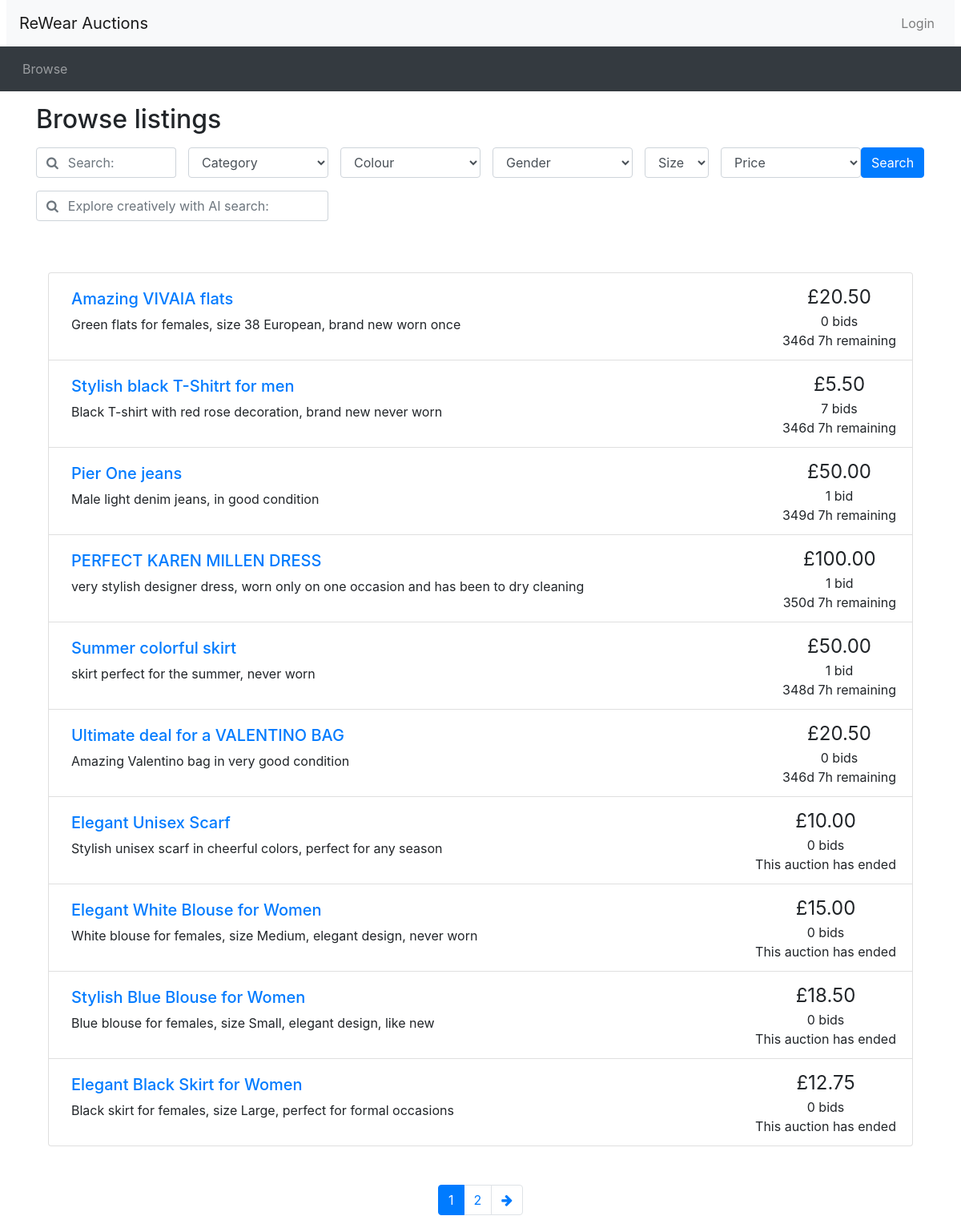
Screenshot of /browse.php with the database file from the repository.
### tables this page shows
CREATE TABLE Auctions (
    auctionID INT(10) AUTO_INCREMENT,
    auctionStartDate DATETIME NOT NULL,
    auctionEndDate DATETIME NOT NULL,
    auctionStartingPrice DOUBLE(10,2) NOT NULL, 
    auctionReservePrice DOUBLE(10,2),
    auctionName VARCHAR(100) NOT NULL,
    auctionDescription VARCHAR(500),
    auctionPicture VARCHAR(100),
    sellerID INT(10),
    categoryType VARCHAR(100),
    categoryColor VARCHAR(100),
    categoryGender VARCHAR(100),
    categorySize VARCHAR(100),
    PRIMARY KEY(auctionID),
    FOREIGN KEY (sellerID) REFERENCES Users (userID) ON UPDATE CASCADE ON DELETE CASCADE,
    FOREIGN KEY (categoryType) REFERENCES CategoryClothsType (categoryType) ON UPDATE CASCADE ON DELETE RESTRICT,
    FOREIGN KEY (categoryColor) REFERENCES CategoryColorType (categoryColor) ON UPDATE CASCADE ON DELETE RESTRICT,
    FOREIGN KEY (categoryGender) REFERENCES categoryGenderType (categoryGender) ON UPDATE CASCADE ON DELETE RESTRICT,
    FOREIGN KEY (categorySize) REFERENCES categorySizeType (categorySize) ON UPDATE CASCADE ON DELETE RESTRICT
);

### database_connection.php (called while the page is built, shortened)
<?php
function connect()
{
    $configFile = 'Database_host.txt';
    $configData = file($configFile, FILE_IGNORE_NEW_LINES | FILE_SKIP_EMPTY_LINES);
    $dbConfig = [];
    foreach ($configData as $line) {
       list($key, $value) = explode('=', $line);
       $dbConfig[$key] = $value;
    }
    $connection = mysqli_connect($dbConfig['host'], $dbConfig['username'], $dbConfig['password'], $dbConfig['DB_name']);
    return $connection;
}
function send_query($query)
{
    $connection = connect();
    $result = mysqli_query($connection, $query);
    return $result;
}
?>

### browse.php (the view, shortened to what this page needs)
<?php include_once("header.php")?>
<?php require("utilities.php")?>
<?php require('database_connection.php')?>
<div class="container">
<h2 class="my-3">Browse listings</h2>
<div id="searchSpecs">
<?php
$conn = connect();
if (isset($_GET['cat'])) {
  $category = $_GET['cat'];
} else {
  $category = "all";
}
if (isset($_GET['order_by'])) {
  $ordering = $_GET['order_by'];
} else {
  $ordering = 'Price';
}
if (isset($_GET['colour'])) {
  $colour = $_GET['colour'];
} else {
  $colour = 'all';
}
if (isset($_GET['gender'])) {
  $gender = $_GET['gender'];
} else {
  $gender = 'all';
}
if (isset($_GET['size'])) {
  $size = $_GET['size'];
} else {
  $size = 'all';
}
?>
<form method="get" action="browse.php">
  <div class="row">
    <div class="col-md-2 pr-0">
      <div class="form-group">
	    <div class="input-group">
          <div class="input-group-prepend">
            <span class="input-group-text bg-transparent pr-0 text-muted">
              <i class="fa fa-search"></i>
            </span>
          </div>
          <input type="text" class="form-control border-left-0" id="keyword" name="keyword" placeholder= "Search:" value ="<?php echo isset($_GET['keyword']) ? htmlspecialchars($_GET['keyword']) : ''; ?>">
        </div>
      </div>
    </div>
    <div class="col-md-2 pr-0">
      <div class="form-group">
        <select class="form-control" id="cat" name="cat">
        <option value="all" <?php echo $category === 'all' ? 'selected' : '' ?>>Category</option>
        </select>
      </div>
    </div>
    <div class="col-md-2 pr-0">
  <div class="form-group">
    <select class="form-control" id="colour" name="colour">
    <option value="all" <?php echo $colour === 'all' ? 'selected' : '' ?>>Colour</option>
    </select>
  </div>
</div>
<div class="col-md-2 pr-0">
  <div class="form-group">
    <select class="form-control" id="gender" name="gender">
      <option value="all">Gender</option>
    </select>
  </div>
</div>
<div class="col-md-1 pr-0">
  <div class="form-group">
    <select class="form-control" id="size" name="size">
      <option value="all">Size</option>
    </select>
  </div>
</div>
    <div class="col-md-2 pr-0">
      <div class="form-group">
        <select class="form-control" id="order_by" name="order_by">
        <option value = "Price" >Price</option>
        </select>
      </div>
    </div>
    <div class="col-md-1 px-0">
      <button type="submit" class="btn btn-primary">Search</button>
    </div>
  </div>
  <div class="row">
    <div class="col-md-4 pr-0">
  <div class="form-group">
      <div class="form-group">
	    <div class="input-group">
          <div class="input-group-prepend">
            <span class="input-group-text bg-transparent pr-0 text-muted">
              <i class="fa fa-search"></i>
            </span>
          </div>
         <input type="text" class="form-control border-left-0" id="AIkeyword" name="AIkeyword" placeholder= "Explore creatively with AI search:" value ="<?php echo isset($_GET['AIkeyword']) ? htmlspecialchars($_GET['AIkeyword']) : ''; ?>">
        </div>
      </div>
    </div>
</div>
</form>
</div>
<?php
  $keyword = isset($_GET['keyword']) ? sanitise_input($_GET['keyword']) : "";
  $AIkeyword = isset($_GET['AIkeyword']) ? sanitise_input($_GET['AIkeyword']) : "";
  if (!isset($_GET['cat'])) {
    $category = "Category";
  } else {
    $category = $_GET['cat'];
  }
  if (!isset($_GET['order_by'])) {
    $ordering = 'Price';
  } else {
    $ordering = $_GET['order_by'];
  }
  if (isset($_GET['page']) && is_numeric($_GET['page']) && $_GET['page'] > 0) {
    $curr_page = (int) $_GET['page'];
} else {
    $curr_page = 1;
}
  if (!isset($_GET['colour'])) {
    $colour = 'All Colours';
  } else {
    $colour = $_GET['colour'];
  }
  if (!isset($_GET['gender'])) {
    $gender = 'Gender';
  }
$results_per_page = 10;
$start_from = ($curr_page - 1) * $results_per_page;
$paginationResult = null;
$isFormSubmitted = isset($_GET['keyword']) || isset($_GET['cat']) || isset($_GET['colour']) || isset ($_GET['gender']) || isset($_GET['size']) || isset($_GET['order_by']) || isset($_GET['AIkeyword']);
if ($isFormSubmitted) {
$query ='SELECT
            a.auctionID,
            a.auctionName,
            a.auctionStartingPrice,
            a.auctionDescription,
            a.categoryType,
            a.auctionEndDate,
            a.categoryColor,
            a.categoryGender,
            a.categorySize,
            a.auctionStartingPrice,
            mb.highestBid,
            COALESCE(mb.highestBid, a.auctionStartingPrice) as currentPrice,
            COUNT(b.bidID) as numBids
          FROM
            Auctions a
          LEFT JOIN
          Bids b ON a.auctionID = b.auctionID
          LEFT JOIN
            (SELECT
                auctionID,
                MAX(bidValue) AS highestBid
            FROM
                Bids
            GROUP BY
                auctionID
            ) mb ON a.auctionID = mb.auctionID
            WHERE 1 ';
    $countQuery = "SELECT COUNT(DISTINCT a.auctionID) AS total FROM Auctions a LEFT JOIN Bids b ON a.auctionID = b.auctionID LEFT JOIN (SELECT auctionID, MAX(bidValue) AS highestBid FROM Bids GROUP BY auctionID) mb ON a.auctionID = mb.auctionID WHERE 1";
  if (!empty($keyword) && !empty($AIkeyword)) {
    $combinedSearchTerm = mysqli_real_escape_string($conn, $keyword . ' ' . $AIkeyword);
    $query .= " AND MATCH (auctionDescription) AGAINST ('" . $combinedSearchTerm . "' IN NATURAL LANGUAGE MODE) ";
    $countQuery .= " AND MATCH (auctionDescription) AGAINST ('" . $combinedSearchTerm . "' IN NATURAL LANGUAGE MODE) ";
  } else {
    if (!empty($AIkeyword)) {
      $AIkeyword = mysqli_real_escape_string($conn, $AIkeyword);
      $query .= " AND MATCH (auctionDescription) AGAINST ('" . $AIkeyword . "' IN NATURAL LANGUAGE MODE) ";
      $countQuery .= " AND MATCH (auctionDescription) AGAINST ('" . $AIkeyword . "' IN NATURAL LANGUAGE MODE) ";
  }
  if (!empty($keyword)) {
      $keyword = mysqli_real_escape_string($conn, $keyword);
      $query .= " AND MATCH (auctionName) AGAINST ('" . $keyword . "' IN NATURAL LANGUAGE MODE) ";
      $countQuery .= " AND MATCH (auctionName) AGAINST ('" . $keyword . "' IN NATURAL LANGUAGE MODE) ";
  }
}
  if ($category != 'all') {
    $category = mysqli_real_escape_string($conn,$category);
    $query .=  " AND categoryType = '" . $category . "' ";
    $countQuery .=  " AND categoryType = '" . $category . "' ";
  }
  if ($colour != 'all') {
    $colour = mysqli_real_escape_string($conn, $colour);
    $query .= " AND categoryColor = '" . $colour . "' ";
    $countQuery .= " AND categoryColor = '" . $colour . "' ";
  }
if ($gender != 'all') {
  $gender = mysqli_real_escape_string($conn, $gender);
  $query .= " AND categoryGender = '" .$gender . "' ";
  $countQuery .= " AND categoryGender =  '" .$gender . "' ";
}
if ($size != 'all') {
  $size = mysqli_real_escape_string($conn, $size);
  $query .= " AND categorySize = '" .$size . "' ";
  $countQuery .= " AND categorySize = '" .$size . "' ";
}
$query .= ' GROUP BY a.auctionID, a.auctionName, a.auctionStartingPrice, a.auctionDescription, a.categoryType, a.auctionEndDate, a.categoryColor, a.categoryGender, a.categorySize';
  switch($ordering) {
    case 'pricelow':
      $query .= ' ORDER BY COALESCE (mb.highestBid, a.auctionStartingPrice) ASC ';
      break;
    case 'pricehigh':
      $query .= ' ORDER BY COALESCE (mb.highestBid, a.auctionStartingPrice) DESC ';
      break;
    case 'date':
      $query .= ' ORDER BY auctionEndDate ASC ';
      break;
    }
    $countQuery .= ' GROUP BY a.auctionID';
  $paginationCount = send_query($countQuery);
  if (!$paginationCount){
  die('SQL error: ln 378 paginationresult '.mysqli_error($conn));
  }
  $query .= " LIMIT $start_from, $results_per_page";
  $paginationResult = send_query($query);
  if (!$paginationResult){
      die('SQL error: '.mysqli_error($conn));
  }
} else {
  $defaultCountQuery = "SELECT COUNT(DISTINCT a.auctionID) AS total FROM Auctions a LEFT JOIN Bids b ON a.auctionID = b.auctionID LEFT JOIN (SELECT auctionID, MAX(bidValue) AS highestBid FROM Bids GROUP BY auctionID) mb ON a.auctionID = mb.auctionID WHERE 1";
  $defaultQuery = 'SELECT
  a.auctionID,
  MAX(a.auctionName) as auctionName,
  MAX(a.auctionStartingPrice) as auctionStartingPrice,
  MAX(a.auctionDescription) as auctionDescription,
  MAX(a.categoryType) as categoryType,
  MAX(a.auctionEndDate) as auctionEndDate,
  MAX(a.categoryColor) as categoryColor,
  MAX(a.categoryGender) as categoryGender,
  MAX(a.categorySize) as categorySize,
  MAX(COALESCE(mb.highestBid, a.auctionStartingPrice)) as currentPrice,
  COUNT(b.bidID) as numBids
FROM
  Auctions a
LEFT JOIN
  Bids b ON a.auctionID = b.auctionID
LEFT JOIN
  (SELECT
    auctionID,
    MAX(bidValue) AS highestBid
  FROM
    Bids
  GROUP BY
    auctionID
  ) mb ON a.auctionID = mb.auctionID
WHERE 1 ';
$defaultQuery .= ' GROUP BY a.auctionID';
$defaultCountQuery .= ' GROUP BY a.auctionID';
$paginationCount = send_query($defaultCountQuery);
$defaultQuery .=  " LIMIT $start_from, $results_per_page";
$paginationResult = send_query($defaultQuery);
}
$num_results = mysqli_num_rows($paginationCount);
$max_page = ceil($num_results / $results_per_page);
?>
<div class="container mt-5">
<?php
if (mysqli_num_rows($paginationResult)==0) {
  echo '<p> ! ! ! No listings were found under the given criteria ! ! ! </p>';
} else {
  ?>
<ul class="list-group">
<?php
  while ($row = mysqli_fetch_assoc($paginationResult)){
    $item_id = $row['auctionID'];
    $title = $row['auctionName'];
    $description = $row['auctionDescription'];
    $current_price = isset($row['highestBid']) ? $row['highestBid'] : $row['auctionStartingPrice'];
    $num_bids = $row['numBids'];
    $end_date = new DateTime($row['auctionEndDate']);
    print_listing_li($item_id, $title, $description, $current_price, $num_bids, $end_date);
  }
}
?>
</ul>
<nav aria-label="Search results pages" class="mt-5">
  <ul class="pagination justify-content-center">
<?php
  $querystring = "";
  $high_page_boost = max(3 - $curr_page, 0);
  $low_page_boost = max(2 - ($max_page - $curr_page), 0);
  $low_page = max(1, $curr_page - 2 - $low_page_boost);
  $high_page = min($max_page, $curr_page + 2 + $high_page_boost);
  for ($i = $low_page; $i <= $high_page; $i++) {
    if ($i == $curr_page) {
    echo '<li class="page-item active"><a class="page-link" href="#">' . $i . '</a></li>';
    } else {
      echo '<li class="page-item"><a class="page-link" href="browse.php?' . $querystring . 'page=' . $i . '">' . $i . '</a></li>';
    }
  }
  if ($curr_page != $max_page) {
    echo('
    <li class="page-item">
      <a class="page-link" href="browse.php?' . $querystring . 'page=' . ($curr_page + 1) . '" aria-label="Next">
        <span aria-hidden="true"><i class="fa fa-arrow-right"></i></span>
        <span class="sr-only">Next</span>
      </a>
    </li>');
  }
?>
  </ul>
</nav>
</div>
<?php include_once("footer.php")?>

### utilities.php (shortened to what this page needs)
<?php
function display_time_remaining($interval) {
    if ($interval->days == 0 && $interval->h == 0) {
      $time_remaining = $interval->format('%im %Ss');
    }
    else if ($interval->days == 0) {
      $time_remaining = $interval->format('%hh %im');
    }
    else {
      $time_remaining = $interval->format('%ad %hh');
    }
  return $time_remaining;
}
function print_listing_li($item_id, $title, $desc, $price, $num_bids, $end_time)
{
  if (strlen($desc) > 250) {
    $desc_shortened = substr($desc, 0, 250) . '...';
  }
  else {
    $desc_shortened = $desc;
  }
  if ($num_bids == 1) {
    $bid = ' bid';
  }
  else {
    $bid = ' bids';
  }
  $now = new DateTime();
  if ($now > $end_time) {
    $time_remaining = 'This auction has ended';
  }
  else {
    $time_to_end = date_diff($now, $end_time);
    $time_remaining = display_time_remaining($time_to_end) . ' remaining';
  }
  echo('
    <li class="list-group-item d-flex justify-content-between">
    <div class="p-2 mr-5"><h5><a href="listing.php?item_id=' . $item_id . '">' . $title . '</a></h5>' . $desc_shortened . '</div>
    <div class="text-center text-nowrap"><span style="font-size: 1.5em">£' . number_format($price, 2) . '</span><br/>' . $num_bids . $bid . '<br/>' . $time_remaining . '</div>
  </li>'
  );
}
?>

### rows the page displays
auctions: title "Amazing VIVAIA flats", desc_shortened "Green flats for females, size 38 European, brand new worn once", price "20.50", num_bids "0", bid "bids", time_remaining "346d 7h remaining"
auctions: title "Stylish black T-Shitrt for men", desc_shortened "Black T-shirt with red rose decoration, brand new never worn", price "5.50", num_bids "7", bid "bids", time_remaining "346d 7h remaining"
auctions: title "Pier One jeans", desc_shortened "Male light denim jeans, in good condition", price "50.00", num_bids "1", bid "bid", time_remaining "349d 7h remaining"
auctions: title "PERFECT KAREN MILLEN DRESS", desc_shortened "very stylish designer dress, worn only on one occasion and has been to dry cleaning", price "100.00", num_bids "1", bid "bid", time_remaining "350d 7h remaining"
auctions: title "Summer colorful skirt", desc_shortened "skirt perfect for the summer, never worn", price "50.00", num_bids "1", bid "bid", time_remaining "348d 7h remaining"
auctions: title "Ultimate deal for a VALENTINO BAG", desc_shortened "Amazing Valentino bag in very good condition", price "20.50", num_bids "0", bid "bids", time_remaining "346d 7h remaining"
auctions: title "Elegant Unisex Scarf", desc_shortened "Stylish unisex scarf in cheerful colors, perfect for any season", price "10.00", num_bids "0", bid "bids", time_remaining "This auction has ended"
auctions: title "Elegant White Blouse for Women", desc_shortened "White blouse for females, size Medium, elegant design, never worn", price "15.00", num_bids "0", bid "bids", time_remaining "This auction has ended"
auctions: title "Stylish Blue Blouse for Women", desc_shortened "Blue blouse for females, size Small, elegant design, like new", price "18.50", num_bids "0", bid "bids", time_remaining "This auction has ended"
auctions: title "Elegant Black Skirt for Women", desc_shortened "Black skirt for females, size Large, perfect for formal occasions", price "12.75", num_bids "0", bid "bids", time_remaining "This auction has ended"
